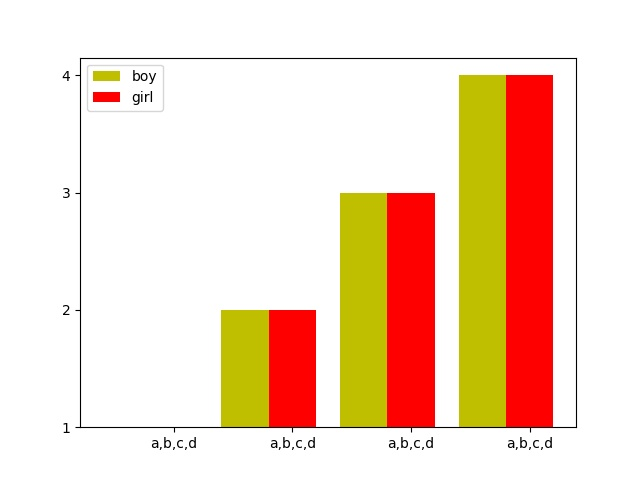

Write the Python code that produced this figure.
# -*- coding: utf-8 -*-
# 程序内给出指定数据，并显示并保存该柱状图
import matplotlib.pyplot as plt
import argparse


# parser = argparse.ArgumentParser(description='image for argparse')
# parser.add_argument('--input', '-i', help='file_input 输入文件属性，必要参数', required=True)
# parser.add_argument('--out', '-o',  help='file_out 输出文件属性，非必要参数', default='out_img.jpg')
# parser.add_argument('--clear', '-c', help='img_clear 属性，非必要参数，但是有默认值', default=2.0)
# parser.add_argument('--width', '-w', help='mark_width 属性，非必要参数，但是有默认值', default=3.0)
# args = parser.parse_args()

# in_file_name = args.input
# out_file_name = args.out

# img=io.imread(in_file_name)
# img = img_as_float(img)

parser = argparse.ArgumentParser(description='bar chart for argparse')
parser.add_argument('--namelist', '-x', help='bar chart x-axis 属性，非必要参数', default=['A','B','C','D'])#Q:运行命令并输入参数，需要知道如何输入数组型string: py .\bar_chart_ev.py -x '['A','B','C','D']'
parser.add_argument('--numlist', '-y',  help='bar chart y-axis值，非必要参数', default=['1','2','3','4'])
parser.add_argument('--numlist1', '-y1', help='bar chart y-axis值1，非必要参数', default=['1','2','3','4'])
args = parser.parse_args()


name_list = args.namelist
num_list = args.numlist
num_list1 = args.numlist1

# name_list = ['Monday','Tuesday','Friday','Sunday']
# num_list = [1.5,3,7.8,6]
# num_list1 = [1,2,3,2.5]
x = list(range(len(num_list)))
total_width, n = 0.8, 2
width = total_width / n

plt.bar(x, num_list, width = width, label='boy',fc='y')
for i in range(len(x)):
    x[i] = x[i] + width
plt.bar(x, num_list1, width=width, label='girl',tick_label = name_list,fc ='r')
plt.legend()
plt.savefig('bar_chart_ev.jpg')
plt.show()



